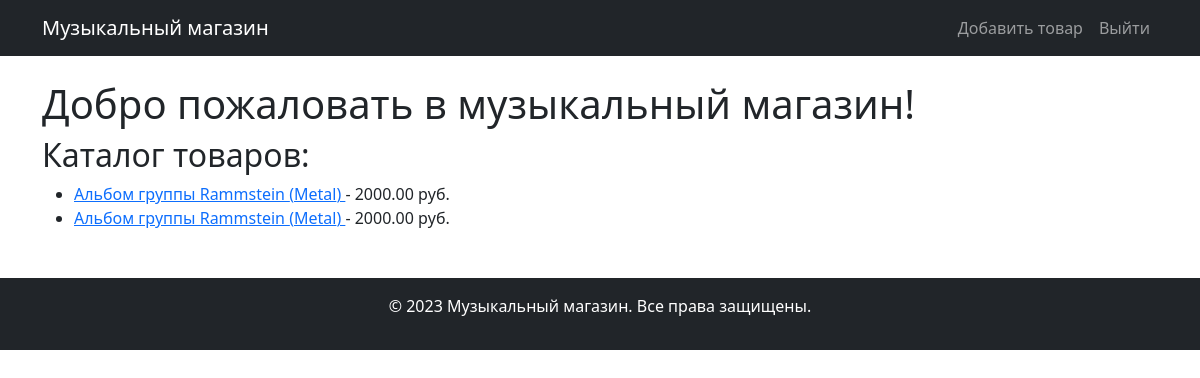
The app's page / (signed in) with its own data.
### store/models.py (models this page shows, shortened)
class Product(models.Model):
    SELLER_TYPE_CHOICES = [
        ('musician', 'Музыкант'),
        ('label', 'Лейбл'),
        ('reseller', 'Перекупщик'),
    ]
    name = models.CharField(max_length=200, verbose_name="Название товара")
    description = models.TextField(verbose_name="Описание товара")
    price = models.DecimalField(max_digits=10, decimal_places=2, verbose_name="Цена")
    genre = models.CharField(max_length=50, verbose_name="Жанр")
    seller_type = models.CharField(max_length=20, choices=SELLER_TYPE_CHOICES, verbose_name="Тип продавца")
    seller = models.ForeignKey(UserProfile, on_delete=models.CASCADE, verbose_name="Продавец")
    is_original = models.BooleanField(default=True, verbose_name="Оригинальный товар")
    class Meta:
        verbose_name = "Товар"
        verbose_name_plural = "Товары"

### store/views.py (the view)
# urls.py: path('', views.home, name='home'),
def home(request):
    products = Product.objects.all()  # Получаем все товары из базы данных
    return render(request, 'store/home.html', {'products': products})

### templates/store/home.html (shortened to what this page needs)
{% extends 'base.html' %}
{% block content %}
<h1>Добро пожаловать в музыкальный магазин!</h1>
<h2>Каталог товаров:</h2>
<ul>
    {% for product in products %}
        <li>
            <a href="{% url 'product_detail' product.id %}">
                {{ product.name }} ({{ product.genre }})
            </a>
            - {{ product.price }} руб.
        </li>
    {% endfor %}
</ul>
{% endblock %}

### records on screen
Product: name "Альбом группы Rammstein", genre "Metal", price "2000.00"
Product: name "Альбом группы Rammstein", genre "Metal", price "2000.00"
